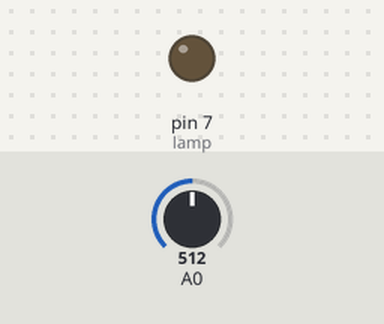
Simulated run of this sketch. Board: Arduino Uno, built with avr-gcc and run on an emulated ATmega328P. Shown: output pins drawn as LEDs (lit = HIGH). The inputs (shaded band) are chosen by the test bench; at power-on: A0 = 512.

Above: at 0.1 s.
At 0.6 s:
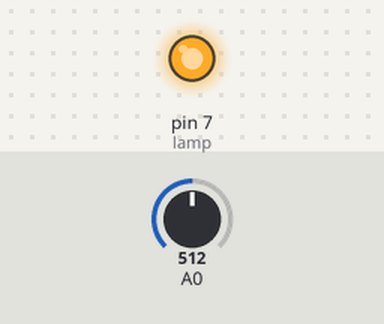
Timing chart, 0 to 2.1 s (numbered marks = the images above):
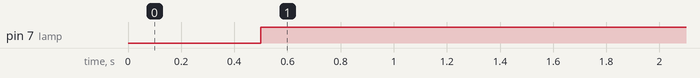

The sketch:

Intensity_controller.ino
```cpp
const int lamp=7;

void setup() {
  // put your setup code here, to run once:
Serial.begin(9600);
pinMode(lamp,OUTPUT);
}

void loop() {
  // put your main code here, to run repeatedly:
int c=analogRead(A0);
delay(500);
{
  analogWrite(lamp,c);
  delay(10000);
}
}
```

Measured:
- by itself, pin 7 (lamp): LOW → HIGH at 0.50 s
